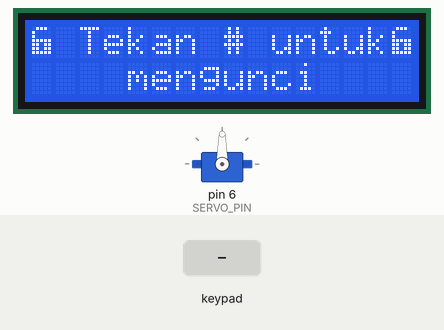
Recording of a sketch running on a simulated Arduino Uno, built with avr-gcc and run on an emulated ATmega328P. On the bench: 16×2 character LCD, servo. The test bench sets the inputs (shaded band). EEPROM starts erased.

Above: at 4.2 s.
4.3 s: key 'A' pressed
At 4.9 s:
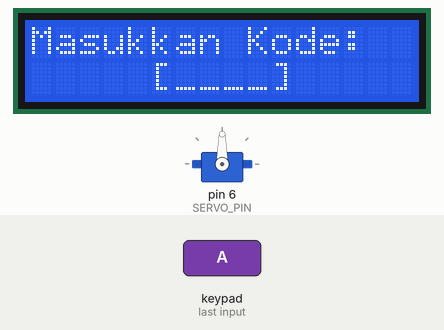
5.8 s: keypad keys 5 4 3 2 pressed 0.4 s apart
At 8.2 s:
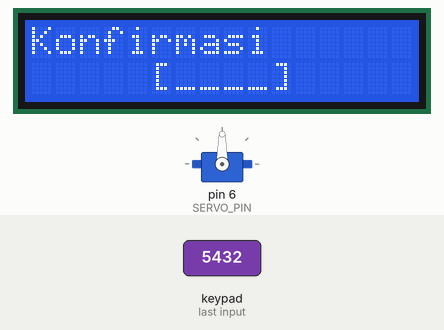
8.9 s: keypad keys 5 4 3 2 # pressed 0.4 s apart
At 11.9 s:
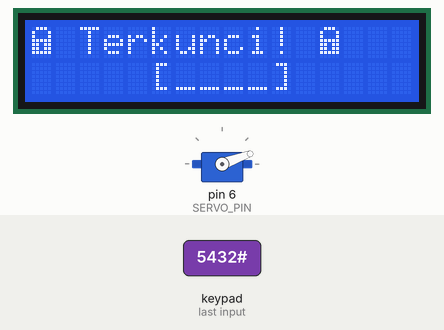
12.4 s: keypad keys 5 4 3 2 * pressed 0.4 s apart
At 15.8 s:
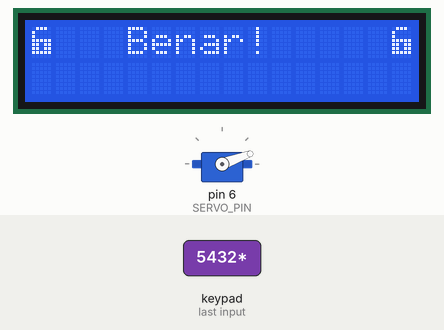
15.9 s: key '#' pressed
At 16.86 s:
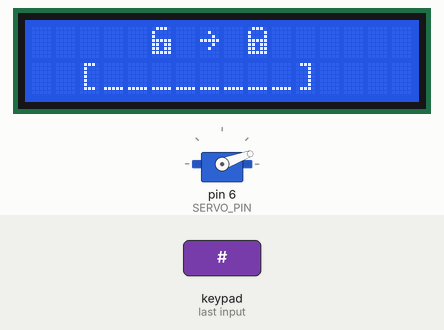
18.1 s: keypad keys 1 3 9 7 pressed 0.4 s apart
At 22.1 s:
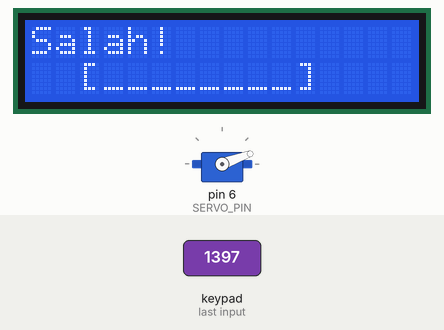
Timing chart, 0 to 23.6 s (numbered marks = the images above; inputs shaded):
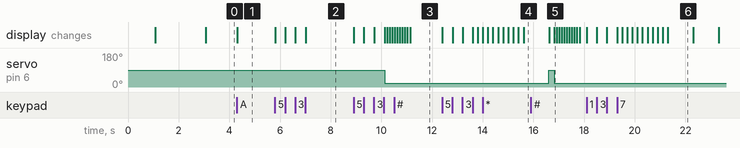

The sketch:

sketch.ino
```cpp
#include <LiquidCrystal.h>
#include <Keypad.h>
#include <Servo.h>
#include "SafeState.h"
#include "icons.h"

#define SERVO_PIN 6
#define SERVO_LOCK_POS   20
#define SERVO_UNLOCK_POS 90
Servo lockServo;

LiquidCrystal lcd(12, 11, 10, 9, 8, 7);

const byte KEYPAD_ROWS = 4;
const byte KEYPAD_COLS = 4;
byte rowPins[KEYPAD_ROWS] = {5, 4, 3, 2};
byte colPins[KEYPAD_COLS] = {A3, A2, A1, A0};
char keys[KEYPAD_ROWS][KEYPAD_COLS] = {
  {'1', '2', '3', 'A'},
  {'4', '5', '6', 'B'},
  {'7', '8', '9', 'C'},
  {'*', '0', '#', 'D'}
};

Keypad keypad = Keypad(makeKeymap(keys), rowPins, colPins, KEYPAD_ROWS, KEYPAD_COLS);

SafeState safeState;

void lock() {
  lockServo.write(SERVO_LOCK_POS);
  safeState.lock();
}

void unlock() {
  lockServo.write(SERVO_UNLOCK_POS);
}

void showStartupMessage() {
  lcd.setCursor(1, 0);
  lcd.print("Kunci Brankas");
  delay(1000);
  lcd.setCursor(3, 1);
  lcd.print("By FarizGD");
  delay(2000);
}

String inputSecretCode() {
  lcd.setCursor(5, 1);
  lcd.print("[____]");
  lcd.setCursor(6, 1);
  String result = "";
  while (result.length() < 4) {
    char key = keypad.getKey();
    if (key >= '0' && key <= '9') {
      lcd.print('?');
      result += key;
    }
  }
  return result;
}

void showWaitScreen(int delayMillis) {
  lcd.setCursor(2, 1);
  lcd.print("[________]");
  lcd.setCursor(3, 1);
  for (byte i = 0; i < 10; i++) {
    delay(delayMillis);
    lcd.print("?");
  }
}

bool setNewCode() {
  lcd.clear();
  lcd.setCursor(0, 0);
  lcd.print("Masukkan Kode:");
  String newCode = inputSecretCode();

  lcd.clear();
  lcd.setCursor(0, 0);
  lcd.print("Konfirmasi");
  String confirmCode = inputSecretCode();

  if (newCode.equals(confirmCode)) {
    safeState.setCode(newCode);
    return true;
  } else {
    lcd.clear();
    lcd.setCursor(1, 0);
    lcd.print("Kode Tidak");
    lcd.setCursor(0, 1);
    lcd.print("Sama!");
    delay(2000);
    return false;
  }
}

void showUnlockMessage() {
  lcd.clear();
  lcd.setCursor(0, 0);
  lcd.write(ICON_UNLOCKED_CHAR);
  lcd.setCursor(4, 0);
  lcd.print("Benar!");
  lcd.setCursor(15, 0);
  lcd.write(ICON_UNLOCKED_CHAR);
  delay(1000);
}

void safeUnlockedLogic() {
  lcd.clear();

  lcd.setCursor(0, 0);
  lcd.write(ICON_UNLOCKED_CHAR);
  lcd.setCursor(2, 0);
  lcd.print("Tekan # untuk mengunci");
  lcd.setCursor(15, 0);
  lcd.write(ICON_UNLOCKED_CHAR);
  lcd.setCursor(4, 1);
  lcd.print("mengunci");

  bool newCodeNeeded = true;

  if (safeState.hasCode()) {
    lcd.setCursor(0, 1);
    lcd.print("  A = Kode Baru");
    newCodeNeeded = false;
  }

  auto key = keypad.getKey();
  while (key != 'A' && key != '#') {
    key = keypad.getKey();
  }

  bool readyToLock = true;
  if (key == 'A' || newCodeNeeded) {
    readyToLock = setNewCode();
  }

  if (readyToLock) {
    lcd.clear();
    lcd.setCursor(5, 0);
    lcd.write(ICON_UNLOCKED_CHAR);
    lcd.print(" ");
    lcd.write(ICON_RIGHT_ARROW);
    lcd.print(" ");
    lcd.write(ICON_LOCKED_CHAR);

    safeState.lock();
    lock();
    showWaitScreen(100);
  }
}

void safeLockedLogic() {
  lcd.clear();
  lcd.setCursor(0, 0);
  lcd.write(ICON_LOCKED_CHAR);
  lcd.print(" Terkunci! ");
  lcd.write(ICON_LOCKED_CHAR);

  String userCode = inputSecretCode();
  bool unlockedSuccessfully = safeState.unlock(userCode);
  showWaitScreen(200);

  if (unlockedSuccessfully) {
    showUnlockMessage();
    unlock();
  } else {
    lcd.clear();
    lcd.setCursor(0, 0);
    lcd.print("Salah!");
    showWaitScreen(1000);
  }
}

void setup() {
  lcd.begin(16, 2);
  init_icons(lcd);

  lockServo.attach(SERVO_PIN);

  if (safeState.locked()) {
    lock();
  } else {
    unlock();
  }

  showStartupMessage();
}

void loop() {
  if (safeState.locked()) {
    safeLockedLogic();
  } else {
    safeUnlockedLogic();
  }
}
```

SafeState.cpp
```cpp
#include <Arduino.h>
#include <EEPROM.h>
#include "SafeState.h"

#define EEPROM_ADDR_LOCKED   0
#define EEPROM_ADDR_CODE_LEN 1
#define EEPROM_ADDR_CODE     2
#define EEPROM_EMPTY         0xff

#define SAFE_STATE_OPEN (char)0
#define SAFE_STATE_LOCKED (char)1

SafeState::SafeState() {
  this->_locked = EEPROM.read(EEPROM_ADDR_LOCKED) == SAFE_STATE_LOCKED;
}

void SafeState::lock() {
  this->setLock(true);
}

bool SafeState::locked() {
  return this->_locked;
}

bool SafeState::hasCode() {
  auto codeLength = EEPROM.read(EEPROM_ADDR_CODE_LEN);
  return codeLength != EEPROM_EMPTY;
}

void SafeState::setCode(String newCode) {
  EEPROM.write(EEPROM_ADDR_CODE_LEN, newCode.length());
  for (byte i = 0; i < newCode.length(); i++) {
    EEPROM.write(EEPROM_ADDR_CODE + i, newCode[i]);
  }
}

bool SafeState::unlock(String code) {
  auto codeLength = EEPROM.read(EEPROM_ADDR_CODE_LEN);
  if (codeLength == EEPROM_EMPTY) {
    this->setLock(false);
    return true;
  }
  if (code.length() != codeLength) {
    return false;
  }
  for (byte i = 0; i < code.length(); i++) {
    auto digit = EEPROM.read(EEPROM_ADDR_CODE + i);
    if (digit != code[i]) {
      return false;
    }
  }
  this->setLock(false);
  return true;
}

void SafeState::setLock(bool locked) {
  this->_locked = locked;
  EEPROM.write(EEPROM_ADDR_LOCKED, locked ? SAFE_STATE_LOCKED : SAFE_STATE_OPEN);
}
```

SafeState.h
```cpp
#ifndef SAFESTATE_H
#define SAFESTATE_H

class SafeState {
  public:
    SafeState();
    void lock();
    bool unlock(String code);
    bool locked();
    bool hasCode();
    void setCode(String newCode);

  private:
    void setLock(bool locked);
    bool _locked;
};

#endif
```

icons.cpp
```cpp
#include <Arduino.h>
#include "icons.h"

const byte iconLocked[8] PROGMEM = {
  0b01110,
  0b10001,
  0b10001,
  0b11111,
  0b11011,
  0b11011,
  0b11111,
};

const byte iconUnlocked[8] PROGMEM = {
  0b01110,
  0b10000,
  0b10000,
  0b11111,
  0b11011,
  0b11011,
  0b11111,
};

void init_icons(LiquidCrystal &lcd) {
  byte icon[8];
  memcpy_P(icon, iconLocked, sizeof(icon));
  lcd.createChar(ICON_LOCKED_CHAR, icon);
  memcpy_P(icon, iconUnlocked, sizeof(icon));
  lcd.createChar(ICON_UNLOCKED_CHAR, icon);
}
```

icons.h
```cpp
#ifndef ICONS_H
#define ICONS_H

#include <LiquidCrystal.h>

#define ICON_LOCKED_CHAR   (byte)0
#define ICON_UNLOCKED_CHAR (byte)1

#define ICON_RIGHT_ARROW   (byte)126

void init_icons(LiquidCrystal &lcd);

#endif
```

Measured:
- after the input at 4.3 s, the display: changes at once (image 1)
- after the input at 5.8 s, the display: first changes at once (image 2 shows a later state)
- after the input at 8.9 s, servo on pin 6 (SERVO_PIN): 90° → 20° after 1.2 s; the display: first changes at once (image 3 shows a later state)
- after the input at 12.4 s, the display: first changes at once (image 4 shows a later state)
- after the input at 15.9 s, the display: first differs from a run without the input after 0.92 s (image 5)
- after the input at 18.1 s, the display: first changes at once (image 6 shows a later state)
- what the display in image 6 shows lasts 1.0 s, from 21.3 s to 22.3 s
